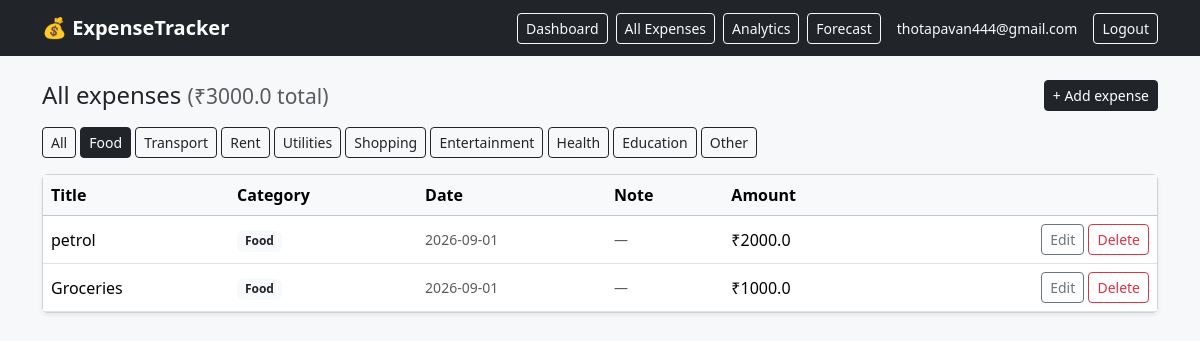
Screenshot of /expenses?category=Food (signed in) with the database file from the repository.
### models.py (models this page shows, shortened)
class User(UserMixin, db.Model):
    id = db.Column(db.Integer, primary_key=True)
    email = db.Column(db.String(120), unique=True, nullable=False)
    password_hash = db.Column(db.String(200), nullable=False)
    monthly_budget = db.Column(db.Float, default=0.0)
    expenses = db.relationship("Expense", backref="owner", lazy=True, cascade="all, delete-orphan")

class Expense(db.Model):
    id = db.Column(db.Integer, primary_key=True)
    user_id = db.Column(db.Integer, db.ForeignKey("user.id"), nullable=False)
    title = db.Column(db.String(120), nullable=False)
    amount = db.Column(db.Float, nullable=False)
    category = db.Column(db.String(50), default="Other")
    note = db.Column(db.String(255), default="")
    expense_date = db.Column(db.Date, default=date.today)
    created_at = db.Column(db.Date, default=date.today)

### app.py (the view)
    @app.route("/expenses")
    @login_required
    def list_expenses():
        category_filter = request.args.get("category", "")
        query = Expense.query.filter_by(user_id=current_user.id)
        if category_filter:
            query = query.filter_by(category=category_filter)
        expenses = query.order_by(Expense.expense_date.desc(), Expense.id.desc()).all()
        total = round(sum(e.amount for e in expenses), 2)
        return render_template(
            "expenses.html", expenses=expenses, total=total,
            categories=CATEGORIES, active_category=category_filter
        )

### templates/expenses.html (shortened to what this page needs)
{% extends "base.html" %}
{% block content %}
<div class="d-flex justify-content-between align-items-center mb-3">
  <h4 class="mb-0">All expenses <span class="text-muted small">(₹{{ total }} total)</span></h4>
  <a href="{{ url_for('add_expense') }}" class="btn btn-dark btn-sm">+ Add expense</a>
</div>
<div class="mb-3">
  <a href="{{ url_for('list_expenses') }}" class="btn btn-sm {{ 'btn-dark' if not active_category else 'btn-outline-dark' }}">All</a>
  {% for c in categories %}
    <a href="{{ url_for('list_expenses', category=c) }}"
       class="btn btn-sm {{ 'btn-dark' if active_category == c else 'btn-outline-dark' }}">{{ c }}</a>
  {% endfor %}
</div>
<div class="card shadow-sm">
  <div class="table-responsive">
    <table class="table table-hover align-middle mb-0">
      <thead class="table-light">
        <tr><th>Title</th><th>Category</th><th>Date</th><th>Note</th><th>Amount</th><th></th></tr>
      </thead>
      <tbody>
        {% for e in expenses %}
        <tr>
          <td>{{ e.title }}</td>
          <td><span class="badge bg-light text-dark">{{ e.category }}</span></td>
          <td class="small text-muted">{{ e.expense_date }}</td>
          <td class="small text-muted">{{ e.note or '—' }}</td>
          <td>₹{{ e.amount }}</td>
          <td class="text-end">
            <a href="{{ url_for('edit_expense', expense_id=e.id) }}" class="btn btn-sm btn-outline-secondary">Edit</a>
            <form method="POST" action="{{ url_for('delete_expense', expense_id=e.id) }}" class="d-inline"
                  onsubmit="return confirm('Delete {{ e.title }}?');">
              <button class="btn btn-sm btn-outline-danger">Delete</button>
            </form>
          </td>
        </tr>
        {% else %}
        <tr><td colspan="6" class="text-center text-muted py-4">No expenses found.</td></tr>
        {% endfor %}
      </tbody>
    </table>
  </div>
</div>
{% endblock %}

### templates/base.html (shortened to what this page needs)
<!doctype html>
<html lang="en">
<head>
  <link href="{{ url_for('static', filename='css/bootstrap.min.css') }}" rel="stylesheet">
</head>
<body>
  <nav class="navbar navbar-expand-lg navbar-dark bg-dark mb-4">
    <div class="container">
      <a class="navbar-brand" href="{{ url_for('index') }}">💰 ExpenseTracker</a>
      {% if current_user.is_authenticated %}
        <div class="d-flex align-items-center">
          <a href="{{ url_for('dashboard') }}" class="btn btn-sm btn-outline-light me-2">Dashboard</a>
          <a href="{{ url_for('list_expenses') }}" class="btn btn-sm btn-outline-light me-2">All Expenses</a>
          <a href="{{ url_for('analytics') }}" class="btn btn-sm btn-outline-light me-2">Analytics</a>
          <a href="{{ url_for('forecast') }}" class="btn btn-sm btn-outline-light me-3">Forecast</a>
          <span class="text-light me-3 small">{{ current_user.email }}</span>
          <a href="{{ url_for('logout') }}" class="btn btn-outline-light btn-sm">Logout</a>
        </div>
      {% endif %}
    </div>
  </nav>
  <div class="container">
    {% block content %}{% endblock %}
  </div>
</body>
</html>

### templates/base.html (style rules this page uses)
body { background: #f7f8fa; }
.navbar-brand { font-weight: 600; }

### rows the page displays
User: email "thotapavan444@gmail.com"
Expense: title "petrol", category "Food", expense_date "2026-09-01", note "—", amount "2000.0"
Expense: title "Groceries", category "Food", expense_date "2026-09-01", note "—", amount "1000.0"

### other values shown
{{ total }} "3000.0"
{{ c }} "Food" "Transport" "Rent" "Utilities" "Shopping" "Entertainment" "Health" "Education" "Other"
